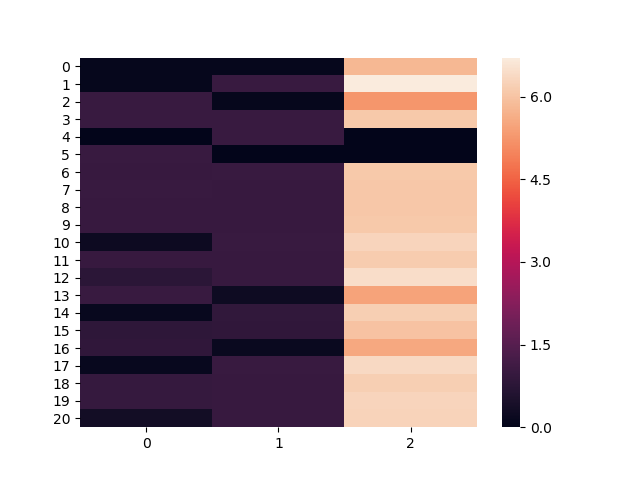

Here is the Python script that generated this plot:
import seaborn as sns
import pandas as pd
import numpy as np
import matplotlib as mpl
import matplotlib.pyplot as plt


np.random.seed(0)
uniform_data = np.random.rand(10, 12)
print(uniform_data)

data = np.loadtxt("hp_steps.csv", delimiter=",", skiprows=1)

plt.figure()
sns.heatmap(data)
plt.savefig('heatmap.png')
#print(data)
#plt.imshow(data, aspect="auto", interpolation = "none")
#plt.colorbar()
#plt.show()